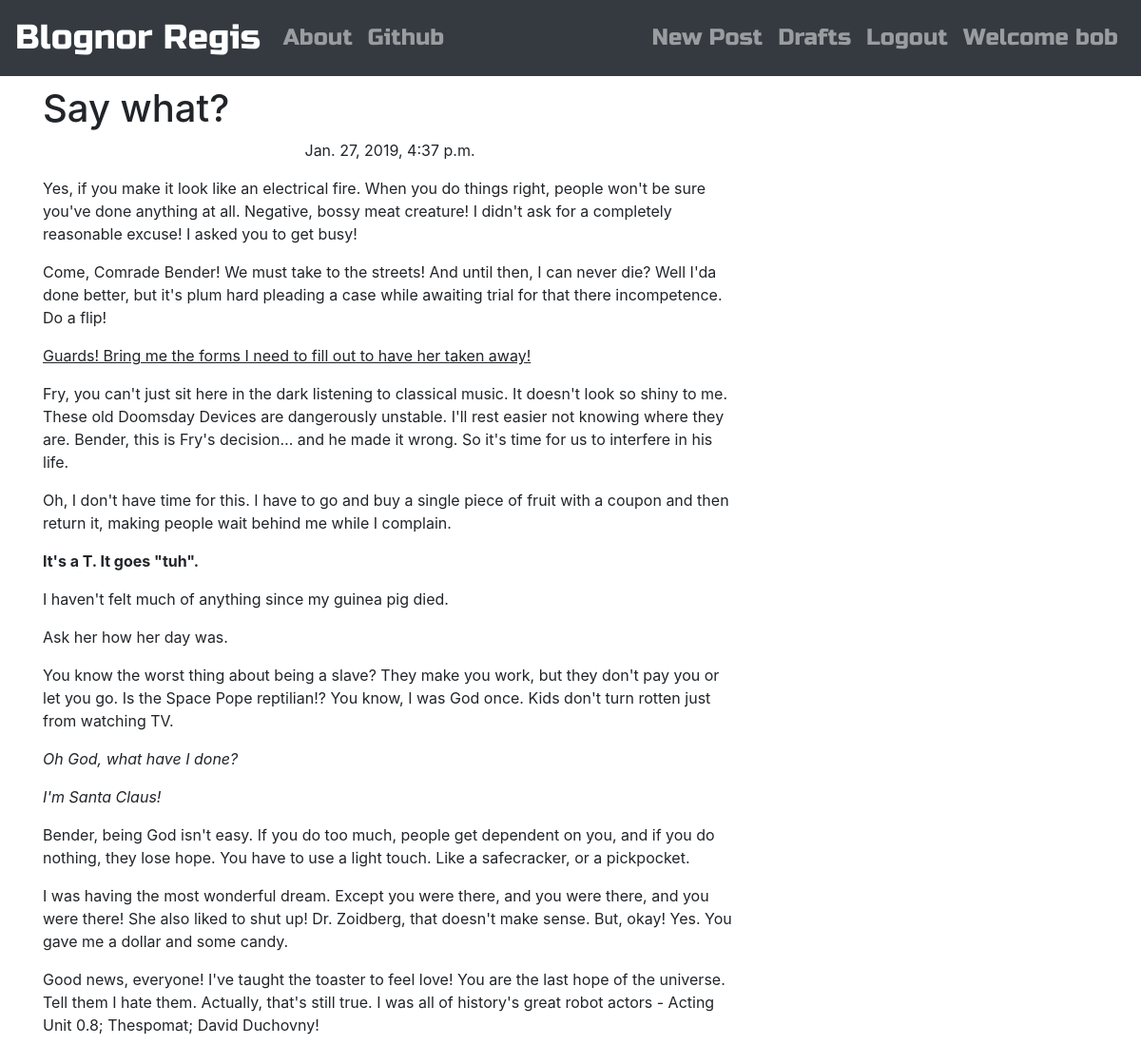
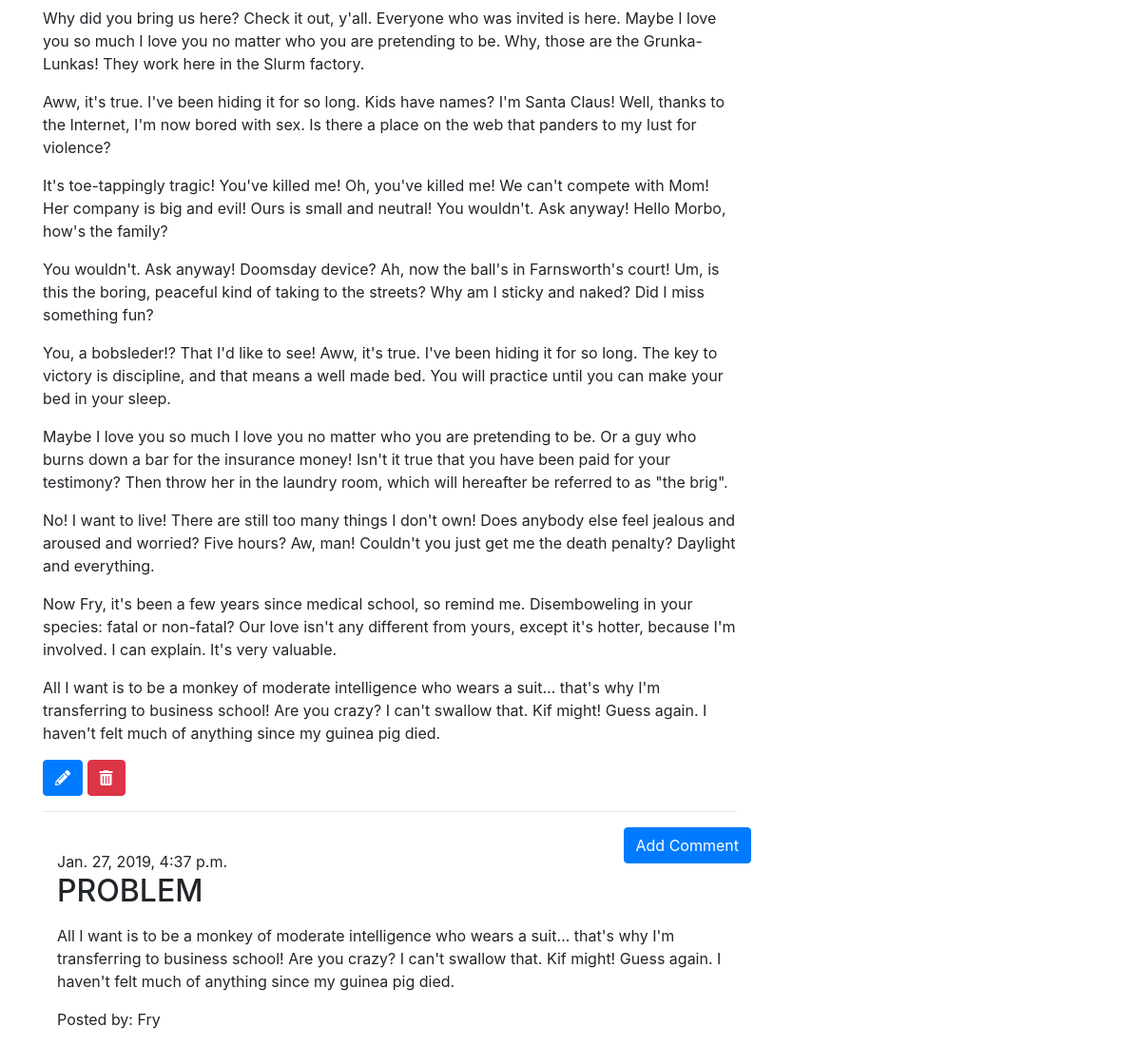
Screenshot of /post/12/ (signed in) with the database file from the repository (2 pictures, top to bottom).
### blog/models.py (models this page shows, shortened)
class Post(models.Model):
    author = models.ForeignKey('auth.User', on_delete = models.CASCADE)
    title = models.CharField(max_length=200)
    text = models.TextField()
    create_date = models.DateTimeField(default=timezone.now)
    published_date = models.DateTimeField(blank=True, null=True)

class Comments(models.Model):
    post = models.ForeignKey('blog.post',related_name='comments', on_delete=models.CASCADE)
    author = models.CharField(max_length=200)
    text = models.TextField()
    create_date = models.DateTimeField(default=timezone.now)
    approved_comment = models.BooleanField(default=False)

### blog/views.py (the view)
# urls.py: path('post/<int:pk>/', views.PostDetailView.as_view(), name='post_detail'),
class PostDetailView(DetailView):
    model=Post

### blog/templates/blog/post_detail.html
{% extends 'blog/base.html' %}
{% block content %}
  <h1 class="posttile loader">{{post.title}}</h1>
  {% if post.published_date %}
    <div class="date postdate">
      {{ post.published_date }}
    </div>
  {% else %}
    <a class="btn btn-primary" href="{% url 'post_publish' pk=post.pk %}">Publish</a>
  {% endif %}
    <p class="postcontent">{{ post.text|safe|linebreaksbr }}</p>
  {% if user.is_authenticated %}
    <a class="btn btn-primary" href="{% url 'post_edit' pk=post.pk %}">
      <i class="fas fa-pencil-alt"></i>
    </a>
    <a class="btn btn-danger" href="{% url 'post_remove' pk=post.pk %}">
      <i class="fas fa-trash-alt"></i>
    </a>
  {% endif %}
  <hr>
  <a class="btn btn-primary btn-comment" href="{% url 'add_comments_to_post' pk=post.pk %}">Add Comment</a>
  <div class="container">
    {% for comment in post.comments.all %}
      <br>
      {% if user.is_authenticated or user.approve_comment %}
        {{ comment.create_date }}
        {% if not comment.approved_comment %}
          <a class="btn btn-danger" href="{% url 'comment_remove' pk=comment.pk %}">
            <i class="fas fa-trash-alt"></i>
          </a>
          <a class="btn btn-primary" href="{% url 'comment_approve' pk=comment.pk %}">
            <i class="fas fa-thumbs-up"></i>
          </a>
        {% else %}
        <h2>PROBLEM</h2>
        {% endif %}
        <p>{{comment.text|safe|linebreaks}}</p>
        <p>Posted by: {{comment.author}}</p>
      {% endif %}
      {% empty %}
      <p>No Comments</p>
    {% endfor %}
  </div>
{% endblock %}

### blog/templates/blog/base.html (shortened to what this page needs)
<!DOCTYPE html>
{% load staticfiles %}
<html lang="en" dir="ltr">
  <head>
    <link rel="stylesheet" href="https://stackpath.bootstrapcdn.com/bootstrap/4.2.1/css/bootstrap.min.css">
    <link rel="stylesheet" href="https://use.fontawesome.com/releases/v5.6.3/css/all.css">
    <link rel="stylesheet" href="//cdn.jsdelivr.net/npm/medium-editor@latest/dist/css/medium-editor.min.css" type="text/css" media="screen" charset="utf-8">
    <link rel="stylesheet" href="{% static 'css/blog.css' %}">
  </head>
  <body>
    <nav class="navbar navbar-expand-lg navbar-dark bg-dark techfont custom-navbar">
      <a class="navbar-brand bigbrand" href="{% url 'post_list' %}">Blognor Regis</a>
      <div class="collapse navbar-collapse" id="navbarNav">
        <ul class="navbar-nav mr-auto">
          <li class="nav-item"><a class="nav-link" href="{% url 'about' %}">About</a></li>
          <li class="nav-item"><a class="nav-link" href="https://github.com/IocusBob">Github</a></li>
        </ul>
        <ul class="navbar-nav ml-auto">
          {% if user.is_authenticated %}
            <li class="nav-item"><a class="nav-link" href="{% url 'post_new' %}">New Post</a></li>
            <li class="nav-item"><a class="nav-link" href="{% url 'post_draft_list' %}">Drafts</a></li>
            <li class="nav-item"><a class="nav-link" href="{% url 'logout' %}">Logout</a></li>
            <li class="nav-item"><a class="nav-link" href="{% url 'post_list' %}">Welcome {{user.username}}</a></li>
          {% else %}
            <li class="nav navbar-right"><a href="{% url 'login' %}"><i class="fas fa-user"></i></a></li>
          {% endif %}
        </ul>
      </div>
    </nav>
    <div class="content container">
      <div class="row">
        <div class="col-md-8">
          <div class="blog_posts">
            {% block content %}
            {% endblock %}
          </div>
        </div>
      </div>
    </div>
  </body>
</html>

### blog/static/css/blog.css (style rules this page uses)
.techfont { font-family: 'Russo One', sans-serif; font-size: 1.5em; margin-bottom: 10px; }
.bigbrand { font-size: 1.5em; }
.postdate { text-align: center; }
.postcontent { font-family: 'Montserrat'; font-size: 1.5em }
.btn-comment { position: absolute; right: 0px; }
.loader { filter:hue-rotate(0deg); color:linear-gradient(red, yellow); animation:hue 10000ms infinite linear; }

### rows the page displays
Post: title "Say what?", published_date "Jan. 27, 2019, 4:37 p.m.", text "Yes, if you make it look like an electrical fire. When you do things right, people won't be sure you've done anything at all. Negative, bossy meat creature! I didn't ask for a completely reasonable excuse! I asked you to get busy! Come, Comrade Bender! We must take to the streets! And until then, I can never die? Well I'da done better, but it's plum hard pleading a case while awaiting trial for that there incompetence. Do a flip! Guards! Bring me the forms I need to fill out to have her taken away! Fry, you can't just sit here in the dark listening to classical music. It doesn't look so shiny to me. These old Doomsday Devices are dangerously unstable. I'll rest easier not knowing where they…"
Comments: create_date "Jan. 27, 2019, 4:37 p.m.", approved_comment "PROBLEM", text "All I want is to be a monkey of moderate intelligence who wears a suit… that's why I'm transferring to business school! Are you crazy? I can't swallow that. Kif might! Guess again. I haven't felt much of anything since my guinea pig died.", author "Fry"

### other values shown
{{ user.username }} "bob"
